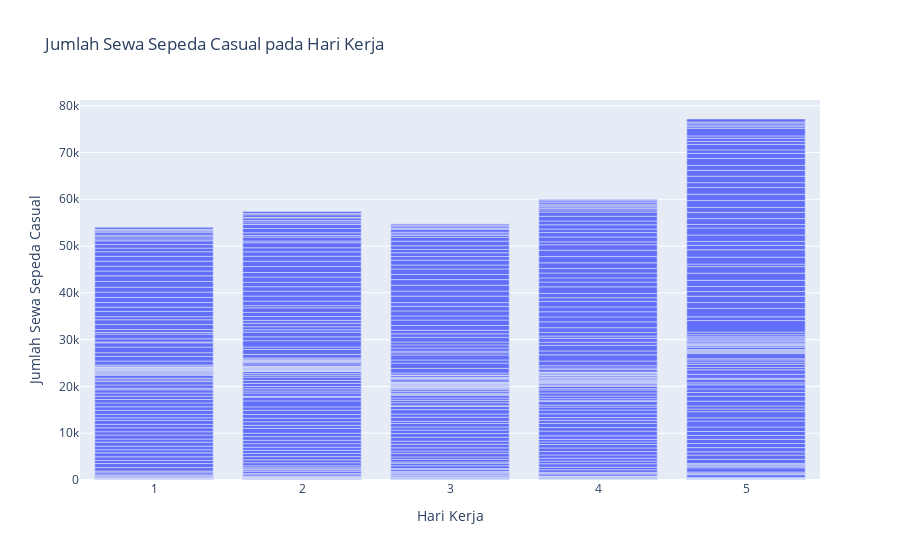

Write notebook code for a chart like this one.
### Markdown cell above
**3. Bagaimana cara meningkatkan jumlah rental sepeda yang digunakan oleh pengguna biasa (casual) pada hari kerja (hari kerja = 1)?**

### Code cell
# Filter pengguna casual (casual) pada hari kerja (workingday = 1)
filtered_data = df_day[(df_day["workingday"] == 1) & (df_day["casual"] > 0)]

# Visualisasikan jumlah sewa sepeda casual pada hari kerja
fig = px.bar(filtered_data, x="weekday", y="casual", title="Jumlah Sewa Sepeda Casual pada Hari Kerja")
fig.update_xaxes(title="Hari Kerja")
fig.update_yaxes(title="Jumlah Sewa Sepeda Casual")
fig.show()

### Figure 1 — Plotly figure (JSON) as saved in the notebook; plotly's stock layout.template omitted (floating-point values rounded to 4 significant figures; data arrays with more than 128 entries replaced by an {"elided": "..."} marker saying what was removed)
{"data": [{"alignmentgroup": "True", "hovertemplate": "weekday=%{x}<br>casual=%{y}<extra></extra>", "legendgroup": "", "marker": {"color": "#636efa", "pattern": {"shape": ""}}, "name": "", "offsetgroup": "", "orientation": "v", "showlegend": false, "textposition": "auto", "type": "bar", "x": {"elided": "500 int values"}, "xaxis": "x", "y": {"elided": "500 int values"}, "yaxis": "y"}], "layout": {"barmode": "relative", "legend": {"tracegroupgap": 0}, "title": {"text": "Jumlah Sewa Sepeda Casual pada Hari Kerja"}, "xaxis": {"anchor": "y", "domain": [0, 1], "title": {"text": "Hari Kerja"}}, "yaxis": {"anchor": "x", "domain": [0, 1], "title": {"text": "Jumlah Sewa Sepeda Casual"}}}}
